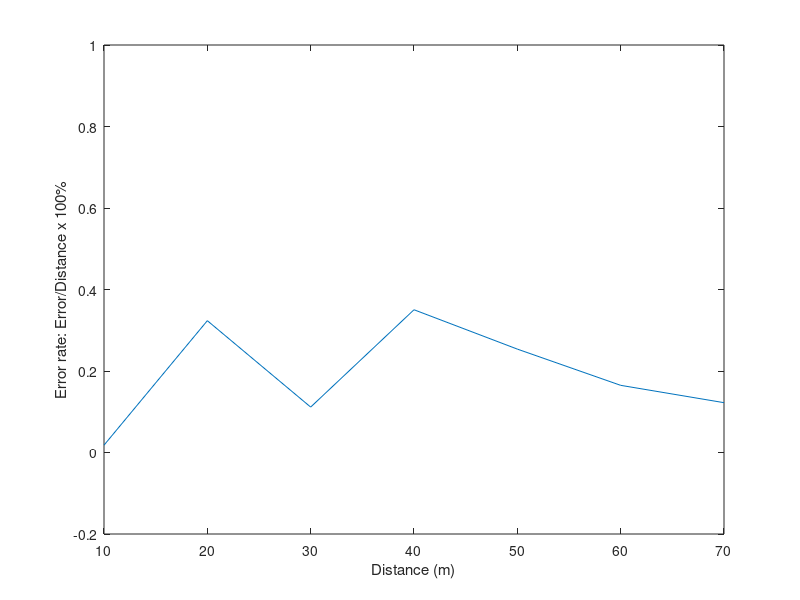

The MATLAB script that drew this image:
x = [10;20;30;40;50;60;70];
y = [0.018;0.647/2;0.3344/3;1.40125/4;1.015/4;0.989/6;0.856/7];
plot(x,y)
% xlim([0 70]);
ylim([-0.2 1]);
xlabel('Distance (m)');
ylabel('Error rate: Error/Distance x 100%');